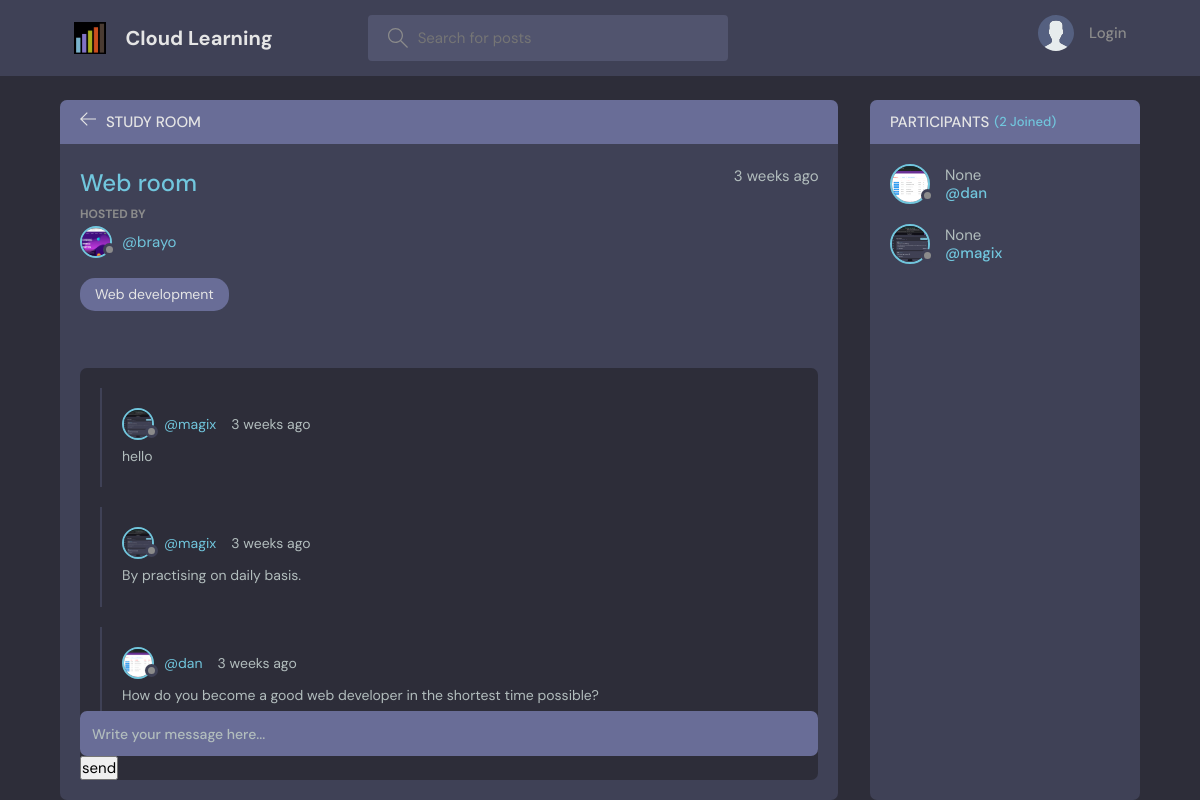
The page /room/1/ on the database its author committed.
### base/models.py (models this page shows, shortened)
class Room(models.Model):
    host = models.ForeignKey(User, on_delete=models.SET_NULL, null=True)
    topic = models.ForeignKey(Topic, on_delete=models.SET_NULL, null=True)
    name = models.CharField(max_length=200)
    description = models.TextField(null=True, blank=True)
    participants = models.ManyToManyField(
        User, related_name='participants', blank=True)
    updated = models.DateTimeField(auto_now=True)
    created = models.DateTimeField(auto_now_add=True)
    class Meta:
        ordering = ['-updated', '-created']

class User(AbstractUser):
    name = models.CharField(max_length=200, null=True)
    email = models.EmailField(unique=True, null=True)
    bio = models.TextField(null=True)
    avatar = models.ImageField(null=True, default="avatar.svg")
    USERNAME_FIELD = 'username'
    REQUIRED_FIELDS = []

class Topic(models.Model):
    name = models.CharField(max_length=200)
    def __str__(self):
        return self.name

class Message(models.Model):
    user = models.ForeignKey(User, on_delete=models.CASCADE)
    room = models.ForeignKey(Room, on_delete=models.CASCADE)
    body = models.TextField()
    updated = models.DateTimeField(auto_now=True)
    created = models.DateTimeField(auto_now_add=True)
    class Meta:
        ordering = ['-updated', '-created']

### base/views.py (the view, shortened to what this page needs)
# urls.py: path('room/<str:pk>/', views.room, name="room"),
def room(request, pk):
    room = Room.objects.get(id=pk)
    room_messages = room.message_set.all()
    participants = room.participants.all()
    context = {'room': room, 'room_messages': room_messages,
               'participants': participants}
    return render(request, 'base/room.html', context)

### base/templates/base/room.html (shortened to what this page needs)
{% extends 'main.html' %}
{% block content %}
<main class="profile-page layout layout--2">
  <div class="container">
    <div class="room">
      <div class="room__top">
        <div class="room__topLeft">
          <a href="{% url 'home' %}">
            <svg version="1.1" xmlns="http://www.w3.org/2000/svg" width="32" height="32" viewBox="0 0 32 32">
              <title>arrow-left</title>
              <path
                d="M13.723 2.286l-13.723 13.714 13.719 13.714 1.616-1.611-10.96-10.96h27.625v-2.286h-27.625l10.965-10.965-1.616-1.607z">
              </path>
            </svg>
          </a>
          <h3>Study Room</h3>
        </div>
      </div>
      <div class="room__box scroll">
        <div class="room__header scroll">
          <div class="room__info">
            <h3>{{room.name}}</h3>
            <span>{{room.created|timesince}} ago</span>
          </div>
          <div class="room__hosted">
            <p>Hosted By</p>
            <a href="{% url 'user-profile' room.host.id %}" class="room__author">
              <div class="avatar avatar--small">
                <img src="{{room.host.avatar.url}}" />
              </div>
              <span>@{{room.host.username}}</span>
            </a>
          </div>
          <span class="room__topics">{{room.topic}}</span>
        </div>
        <div class="room__conversation">
          <div class="threads scroll">
            {% for message in room_messages %}
            <div class="thread">
              <div class="thread__top">
                <div class="thread__author">
                  <a href="{% url 'user-profile' message.user.id %}" class="thread__authorInfo">
                    <div class="avatar avatar--small">
                      <img src="{{message.user.avatar.url}}" />
                    </div>
                    <span>@{{message.user.username}}</span>
                  </a>
                  <span class="thread__date">{{message.created|timesince}} ago</span>
                </div>
              </div>
              <div class="thread__details">
                {{message.body}}
              </div>
            </div>
            {% endfor %}
          </div>
        </div>
      </div>
      <div class="room__message">
        <form action="" method="POST">
          <input name="body" placeholder="Write your message here..." />
          <span style="align-items: left;"><input type="submit"  value="send".></span>
        </form>
      </div>
    </div>
    <div class="participants">
      <h3 class="participants__top">Participants <span>({{participants.count}} Joined)</span></h3>
      <div class="participants__list scroll">
        {% for user in participants %}
        <a href="{%  url 'user-profile' user.id %}" class="participant">
          <div class="avatar avatar--medium">
            <img src="{{user.avatar.url}}" />
          </div>
          <p>
            {{user.name}}
            <span>@{{user.username}}</span>
          </p>
        </a>
        {% endfor %}
      </div>
    </div>
  </div>
</main>
{% endblock content %}

### rows shown on the page
Room: name "Web room", created "3 weeks", host.avatar (picture), host.username "brayo", topic "Web development"
Message: user.avatar (picture), user.username "magix", created "3 weeks", body "hello"
Message: user.avatar (picture), user.username "magix", created "3 weeks", body "By practising on daily basis."
Message: user.avatar (picture), user.username "dan", created "3 weeks", body "How do you become a good web developer in the shortest time possible?"
User: avatar (picture), name "None", username "dan"
User: avatar (picture), name "None", username "magix"

### other values the page prints
{{ participants.count }} "2"
